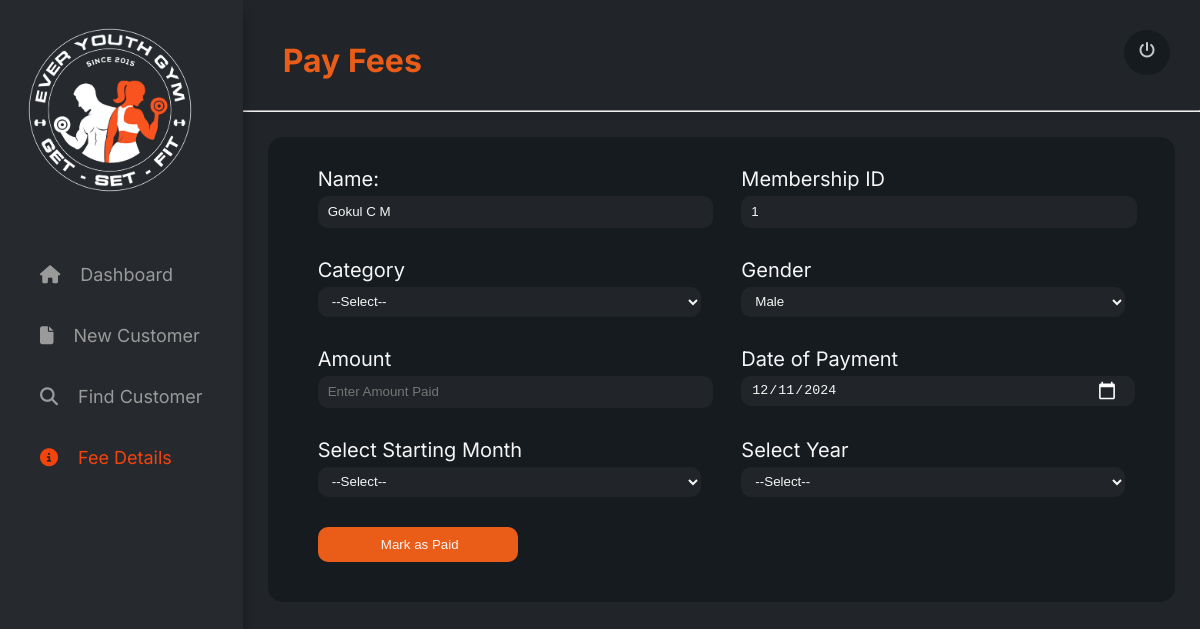
Screenshot of /pay_fees/42/ (signed in) with the database file from the repository.
### gym/models.py (models this page shows, shortened)
class Customer(models.Model):
    GENDER_CHOICES = [
        ('M', 'Male'),
        ('F', 'Female'),
    ]
    BLOOD_GROUP_CHOICES = [
        ('O+', 'O+'),
        ('O-', 'O-'),
        ('A+', 'A+'),
        ('A-', 'A-'),
        ('B+', 'B+'),
        ('B-', 'B-'),
        ('AB+', 'AB+'),
        ('AB-', 'AB-'),
        ('A1+', 'A1+'),
        ('A1-', 'A1-'),
        ('A2+', 'A2+'),
        ('A2-', 'A2-'),
        ('A1B+', 'A1B+'),
        ('A1B-', 'A1B-'),
        ('A2B+', 'A2B+'),
        ('A2B-', 'A2B-'),
        ('BOMBAY', 'BOMBAY'),
    ]
    unique_id = models.AutoField(primary_key=True)
    name = models.CharField(max_length=255,blank=False)
    phone_no = models.CharField(max_length=10, blank=True)
    email = models.EmailField(null=True, blank=True)
    gender = models.CharField(max_length=1, choices=GENDER_CHOICES,blank=False)
    height = models.FloatField(help_text='Height in centimeters', null=True, blank=True)
    weight = models.FloatField(help_text='Weight in kilograms', null=True, blank=True)
    blood_group = models.CharField(max_length=6, choices=BLOOD_GROUP_CHOICES,blank=True)
    bmi = models.FloatField(editable=False, null=True, blank=True)
    admission_number = models.PositiveIntegerField(editable=False, default=0)
    date_of_admission = models.DateField(default=timezone.now,editable=True)
    date_of_birth = models.DateField(null=True, blank=True)
    health = models.CharField(max_length=256,editable=True,blank=True)
    class Meta:
        unique_together = ('name', 'phone_no')

### gym/views.py (the view, shortened to what this page needs)
# urls.py: path('pay_fees/<int:customer_id>/',pay_fees, name = "pay_fees"),
@login_required
def pay_fees(request, customer_id):
    customer = get_object_or_404(Customer, pk=customer_id)
    categories = CategoryTable.objects.values('id', 'name').distinct()
    current_year = timezone.now().year
    years = list(range(current_year-1, current_year + 2))  # e.g., last 1 year and next year
    context = {
        'customer': customer,
        'years': years,  # Pass the list of years to the template
        'categories': categories
    }
    return render(request, 'gym/pay_fees.html', context)

### gym/templates/gym/pay_fees.html (shortened to what this page needs)
{% load static %}
<!DOCTYPE html>
<html lang="en">
<head>
    <link rel="stylesheet" href="{% static  'gym/payFees.css' %}">
</head>
<body>
    <div class="container">
        <div class="navbar">
            <div class="logo">
                <img src="{% static 'gym/assets/images/Logo.png' %}" alt="Logo">
            </div>
            <nav>
                <a href="{% url 'dashboard' %}"><li><i class="fa-solid fa-house" style="color: #9a9a9a;"></i>Dashboard</li></a>
                <a href="/add"><li><i class="fa-solid fa-file"></i>New Customer</li></a>
                <a href="{% url 'dedicated' %}"><li><i class="fa-solid fa-search" style="color: #9a9a9a;"></i>Find Customer</li></a>
                <a href="{% url 'feeDetails' %}" style="color:#f4440e;"><li><i class="fa-solid fa-circle-info" style="color: #f4440e;"></i>Fee Details</li></a>
            </nav>
        </div>
        <div class="content">
            <div class="header">
                <h1>Pay Fees</h1>
                <div class="userIcon">
                    <a href="login.html" onclick="alert('Logged out successfully')"><i class="fa-solid fa-power-off" style="color: #c7c7c7;"></i></a>
                </div>
            </div>
            <hr style="color:#9A9A9A">
            <div class="formContainer">
                <form method="POST">
                    <div class="formBody">
                        <div class="row1">
                            <div class="formGroup">
                                <label for="name">Name:</label>
                                <input type="text" name="name" id="name" value="{{customer.name}}" readonly required>
                            </div>
                            <div class="formGroup">
                                <label for="memId">Membership ID</label>
                                <input type="text" name="memId" id="memId" value="{{customer.admission_number}}" readonly required>
                            </div>
                        </div>
                        <div class="row2">
                            <div class="formGroup">
                                <label for="category">Category</label>
                                <select name="category" id="category" required>
                                    <option value="">--Select--</option>
                                </select>
                            </div>
                            <div class="formGroup">
                                <label for="gender">Gender</label>
                                <select name="gender" id="gender" readonly>
                                    <option value="{{customer.gender}}">{% if customer.gender == 'M' %}Male{% else %}Female{% endif %}</option>
                                </select>
                            </div>
                        </div>
                        <div class="row3">
                            <div class="formGroup">
                                <label for="amount">Amount</label>
                                <input type="number" name="amount" id="amount" placeholder="Enter Amount Paid" required>
                            </div>
                            <div class="formGroup">
                                <label for="dop">Date of Payment</label>
                                <input type="date" name="dop" id="dop" required>
                            </div>
                        </div>
                        <div class="row4">
                            <div class="formGroup">
                                <label for="month">Select Starting Month</label>
                                <select name="month" id="month" required>
                                    <option value="">--Select--</option>
                                </select>
                            </div>
                            <div class="formGroup">
                                <label for="year">Select Year</label>
                                <select name="year" id="year" required>
                                    <option value="">--Select--</option>
                                </select>
                            </div>
                        </div>
                    </div>
                    <div class="formGroup">
                        <input type="submit" class="submitForm" value="Mark as Paid">
                    </div>
                </form>
            </div>
        </div>
    </div>
</body>
</html>

### gym/static/gym/payFees.css (style rules this page uses)
body { margin:0; padding:0; height:100%; font-family: "Inter", sans-serif; }
.container { background-color:#26292E; display:flex; height:100%; min-height: 100vh; }
.navbar { width:18%; background-color:#26292E; box-shadow: 0 15px 10px rgba(0, 0, 0, 0.35); position: relative; z-index: 1; padding:20px; }
.navbar nav { display: block; margin-top:40px; }
.navbar nav li { list-style-type: none; padding:10px; font-size: 18px; }
.navbar nav a { color:#9A9A9A; text-decoration:none; }
.navbar nav li { padding:20px; }
.navbar nav li i { margin-right:20px; }
.logo img { width:180px; height:auto; }
.content { width:85%; background-color:#212529; }
.header { display:flex; justify-content: space-between; padding:20px 30px 0px 40px; }
.header h1 { color:#E95D18; }
.userIcon { margin-top:10px; height:25px; border-radius:50%; padding:10px 15px; background-color:#161b20; }
.formContainer { background-color:#161b20; color:whitesmoke; border-radius:15px; padding:30px; padding-top:10px; margin:25px; }
form label { font-size:20px; color: whitesmoke; margin-bottom:5px; }
form input, form select, form option { background-color: #212529; width: 100%; max-width: 500px; height: 30px; border-radius: 10px; color: whitesmoke; border: none; padding-left: 10px; margin-bottom: 10px; }
.row1,.row2,.row3,.row4 { display:flex; flex-wrap: wrap; }
.formGroup { display:flex; flex-direction: column; margin:20px; margin-bottom:0px; flex: 1; min-width: 200px; }
.submitForm { width:200px; background-color:#E95D18; border-radius:10px; height:35px; cursor:pointer; }

### rows the page displays
Customer: name "Gokul C M", memId "1", gender "Male"
